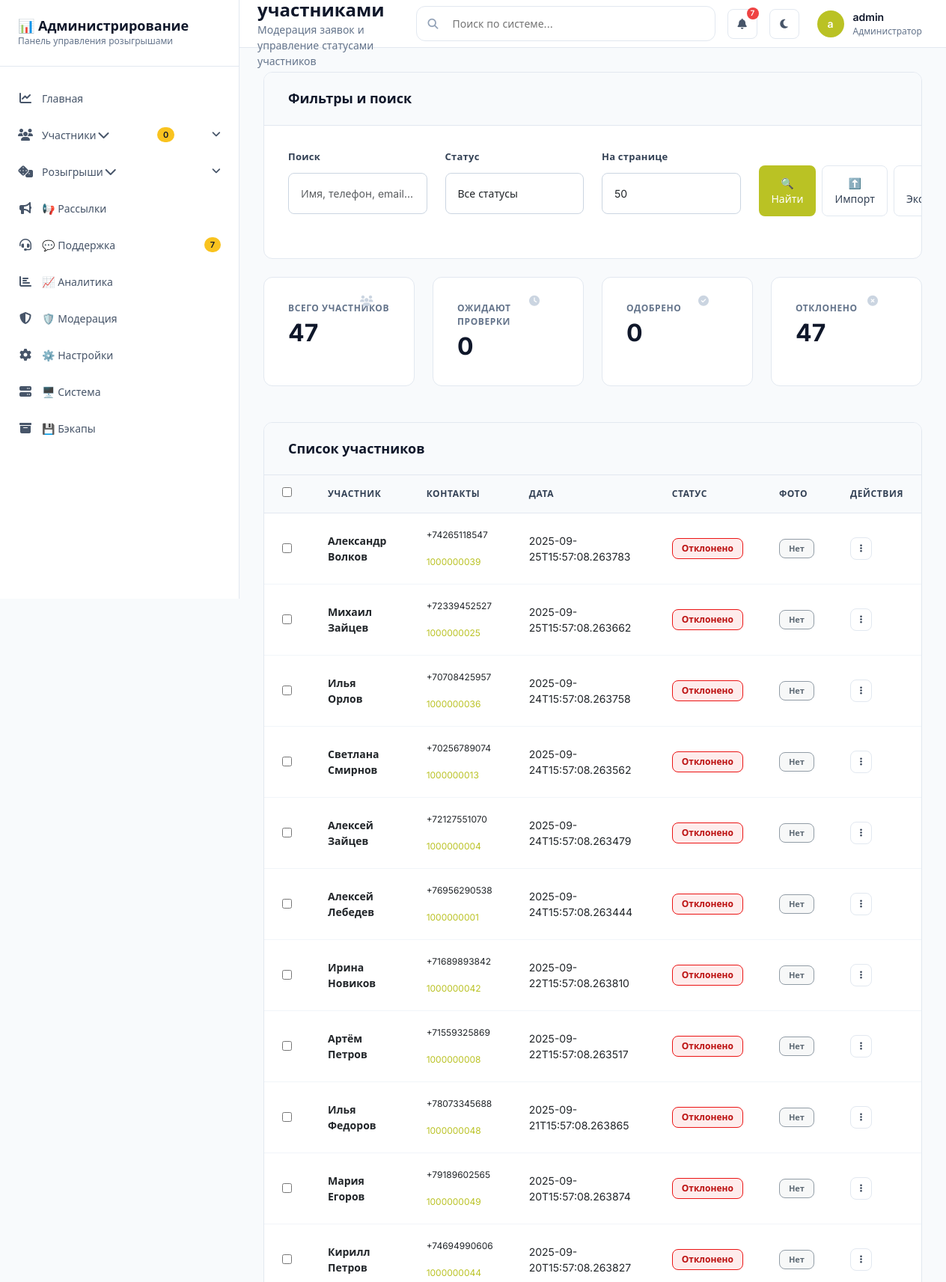
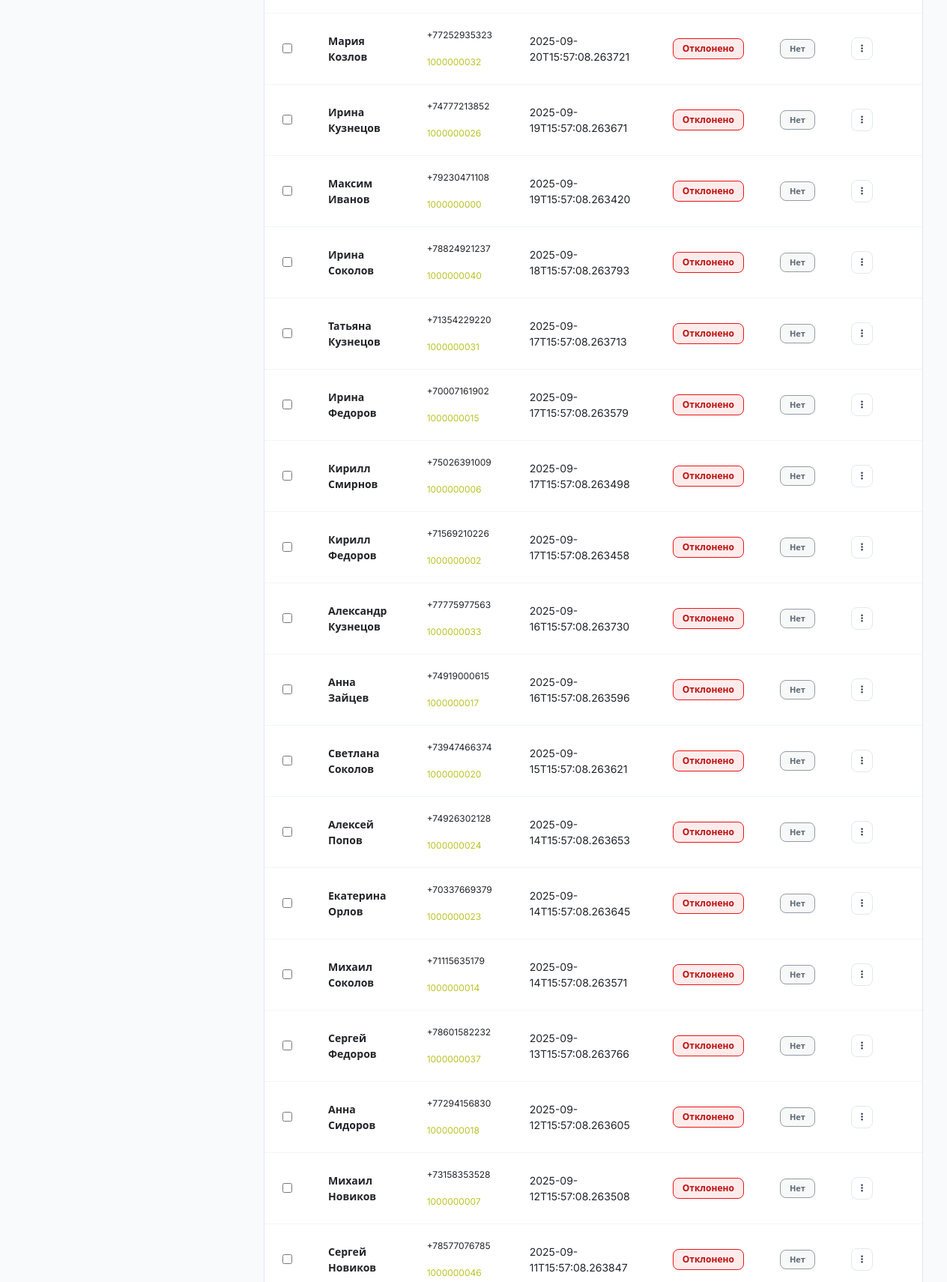
/admin/participants (signed in, upper part), run on the app's committed database (2 pictures, top to bottom).
### tables this page shows
CREATE TABLE participants (
        id INTEGER PRIMARY KEY AUTOINCREMENT,
        telegram_id BIGINT UNIQUE NOT NULL,
        username TEXT,
        full_name TEXT NOT NULL,
        phone_number TEXT UNIQUE NOT NULL,
        loyalty_card TEXT UNIQUE NOT NULL,
        photo_path TEXT,
        status TEXT DEFAULT 'pending',
        registration_date TIMESTAMP DEFAULT CURRENT_TIMESTAMP,
        updated_at TIMESTAMP
    , admin_notes TEXT);

### web/routes/admin.py (the view)
@admin_bp.route("/participants")
@login_required
def participants():
    page = request.args.get("page", 1, type=int)
    per_page = request.args.get("per_page", 50, type=int)
    status = request.args.get("status")
    search = request.args.get("search", "").strip()
    db = _get_admin_db()
    participants, total = db.list_participants(status=status, search=search, page=page, per_page=per_page)
    pages = (total + per_page - 1) // per_page
    raw_stats = db.get_statistics()
    stats = {
        "total_participants": raw_stats.get("total_participants", 0),
        "by_status": {
            "approved": raw_stats.get("approved_participants", 0),
            "pending": raw_stats.get("pending_participants", 0),
            "rejected": raw_stats.get("rejected_participants", 0),
        },
    }
    return render_template(
        "participants.html",
        participants=participants,
        total=total,
        page=page,
        pages=pages,
        per_page=per_page,
        current_status=status,
        search_query=search,
        stats=stats,
    )

### database/admin_queries.py (called while the page is built)
    def _connect(self) -> sqlite3.Connection:
        conn = sqlite3.connect(
            self.db_path,
            timeout=30.0,  # 30 second timeout
            isolation_level=None  # Autocommit mode for better performance
        )
        conn.row_factory = sqlite3.Row
        conn.execute("PRAGMA journal_mode=WAL")
        conn.execute("PRAGMA synchronous=NORMAL")
        conn.execute("PRAGMA cache_size=-64000")  # 64MB cache
        conn.execute("PRAGMA temp_store=MEMORY")
        conn.execute("PRAGMA mmap_size=268435456")  # 256MB mmap
        return conn

### web/routes/admin.py (called while the page is built)
def _get_admin_db() -> AdminDatabase:
    try:
        config = current_app.config
        db_path = config.get("DATABASE_PATH", "data/lottery_bot.sqlite")
        return AdminDatabase(db_path=db_path)
    except Exception as e:
        current_app.logger.error(f"Failed to connect to admin database: {e}")
        raise

### web/templates/participants.html (shortened to what this page needs)
{% extends "base.html" %}
{% block page_subtitle %}Модерация заявок и управление статусами участников{% endblock %}
{% block content %}
<div class="card mb-6">
    <div class="card-header">
        <h2 class="card-title">Фильтры и поиск</h2>
    </div>
    <div class="card-body">
        <form method="GET" class="grid grid-cols-4 gap-4">
            <div class="form-group">
                <label class="form-label">Поиск</label>
                <input type="text" class="form-control" name="search"
                       value="{{ search_query or '' }}" placeholder="Имя, телефон, email...">
            </div>
            <div class="form-group">
                <label class="form-label">Статус</label>
                <select name="status" class="form-control">
                    <option value="">Все статусы</option>
                </select>
            </div>
            <div class="form-group">
                <label class="form-label">На странице</label>
                <select name="per_page" class="form-control">
                    <option value="50" selected>50</option>
                </select>
            </div>
            <div class="form-group d-flex align-items-end">
                <button type="submit" class="btn btn-primary">🔍 Найти</button>
                <button type="button" class="btn btn-outline ms-2" data-bs-toggle="modal" data-bs-target="#importModal">⬆️ Импорт</button>
                <a class="btn btn-outline ms-2" href="{{ url_for('admin.export_participants', status=current_status) }}">⬇️ Экспорт</a>
            </div>
        </form>
    </div>
</div>
<div class="grid grid-cols-4 gap-4 mb-6">
    <div class="card metric-card hover-elevate">
        <div class="card-body">
            <div class="metric-title">Всего участников</div>
            <div class="metric-value">{{ total or 0 }}</div>
            <i class="fas fa-users metric-icon"></i>
        </div>
    </div>
    <div class="card metric-card hover-elevate">
        <div class="card-body">
            <div class="metric-title">Ожидают проверки</div>
            <div class="metric-value">{{ (stats.by_status.get('pending', 0) if stats and stats.by_status else 0) }}</div>
            <i class="fas fa-clock metric-icon"></i>
        </div>
    </div>
    <div class="card metric-card hover-elevate">
        <div class="card-body">
            <div class="metric-title">Одобрено</div>
            <div class="metric-value">{{ (stats.by_status.get('approved', 0) if stats and stats.by_status else 0) }}</div>
            <i class="fas fa-check-circle metric-icon"></i>
        </div>
    </div>
    <div class="card metric-card hover-elevate">
        <div class="card-body">
            <div class="metric-title">Отклонено</div>
            <div class="metric-value">{{ (stats.by_status.get('rejected', 0) if stats and stats.by_status else 0) }}</div>
            <i class="fas fa-times-circle metric-icon"></i>
        </div>
    </div>
</div>
<div class="card">
    <div class="card-header">
        <h2 class="card-title">Список участников</h2>
    </div>
    <div class="card-body p-0">
        <div class="table-responsive">
            <table class="data-table">
                <thead>
                    <tr>
                        <th style="width: 40px;"><input type="checkbox" id="select-all"></th>
                        <th>Участник</th>
                        <th>Контакты</th>
                        <th>Дата</th>
                        <th>Статус</th>
                        <th>Фото</th>
                        <th>Действия</th>
                    </tr>
                </thead>
                <tbody>
                    {% for p in participants %}
                    <tr>
                        <td><input type="checkbox" class="row-select" value="{{ p.id }}"></td>
                        <td>
                            <div style="font-weight: 600;">{{ p.full_name or p.name or 'Не указано' }}</div>
                        </td>
                        <td>
                            <div style="font-size: 12px;">
                                {{ p.phone_number or p.phone }}<br>
                                {{ p.email }}<br>
                                <span style="color: var(--color-primary);">{{ p.telegram_id }}</span>
                            </div>
                        </td>
                        <td>{{ p.registration_date or p.created_at }}</td>
                        <td>
                            <span class="status-badge status-{{ p.status }}">
                                {% if p.status == 'pending' %}Ожидает
                                {% elif p.status == 'approved' %}Одобрено
                                {% elif p.status == 'rejected' %}Отклонено
                                {% else %}{{ p.status }}{% endif %}
                            </span>
                        </td>
                        <td>
                            {% if p.photo_path %}
                                <div class="d-flex align-items-center">
                                    <img src="{{ url_for('admin.serve_upload', filename=p.photo_path.split('/')[-1]) }}"
                                         alt="Фото"
                                         class="photo-preview me-2"
                                         style="width: 32px; height: 32px; object-fit: cover; border-radius: 4px; cursor: pointer;"
                                         data-bs-toggle="modal"
                                         data-bs-target="#photoModal"
                                         data-photo-src="{{ url_for('admin.serve_upload', filename=p.photo_path.split('/')[-1]) }}"
                                         onclick="showPhotoModal(this)">
                                    <span class="status-badge status-approved" style="font-size: 11px;">Есть</span>
                                </div>
                            {% else %}
                                <span class="status-badge status-archived" style="font-size: 11px;">Нет</span>
                            {% endif %}
                        </td>
                        <td>
                            <div class="dropdown">
                                <button class="btn btn-sm btn-outline" data-bs-toggle="dropdown">
                                    <i class="fas fa-ellipsis-v"></i>
                                </button>
                            </div>
                        </td>
                    </tr>
                    {% else %}
                    <tr>
                        <td colspan="7" class="text-center text-muted">Нет участников по выбранным условиям</td>
                    </tr>
                    {% endfor %}
                </tbody>
            </table>
        </div>
    </div>
</div>
{% endblock %}

### data on the page
participants: full_name "Александр Волков", phone_number "+74265118547", telegram_id "1000000039", registration_date "2025-09-25T15:57:08.263783", status "Отклонено"
participants: full_name "Михаил Зайцев", phone_number "+72339452527", telegram_id "1000000025", registration_date "2025-09-25T15:57:08.263662", status "Отклонено"
participants: full_name "Илья Орлов", phone_number "+70708425957", telegram_id "1000000036", registration_date "2025-09-24T15:57:08.263758", status "Отклонено"
participants: full_name "Светлана Смирнов", phone_number "+70256789074", telegram_id "1000000013", registration_date "2025-09-24T15:57:08.263562", status "Отклонено"
participants: full_name "Алексей Зайцев", phone_number "+72127551070", telegram_id "1000000004", registration_date "2025-09-24T15:57:08.263479", status "Отклонено"
participants: full_name "Алексей Лебедев", phone_number "+76956290538", telegram_id "1000000001", registration_date "2025-09-24T15:57:08.263444", status "Отклонено"
participants: full_name "Ирина Новиков", phone_number "+71689893842", telegram_id "1000000042", registration_date "2025-09-22T15:57:08.263810", status "Отклонено"
participants: full_name "Артём Петров", phone_number "+71559325869", telegram_id "1000000008", registration_date "2025-09-22T15:57:08.263517", status "Отклонено"
participants: full_name "Илья Федоров", phone_number "+78073345688", telegram_id "1000000048", registration_date "2025-09-21T15:57:08.263865", status "Отклонено"
participants: full_name "Мария Егоров", phone_number "+79189602565", telegram_id "1000000049", registration_date "2025-09-20T15:57:08.263874", status "Отклонено"
participants: full_name "Кирилл Петров", phone_number "+74694990606", telegram_id "1000000044", registration_date "2025-09-20T15:57:08.263827", status "Отклонено"
participants: full_name "Мария Козлов", phone_number "+77252935323", telegram_id "1000000032", registration_date "2025-09-20T15:57:08.263721", status "Отклонено"
participants: full_name "Ирина Кузнецов", phone_number "+74777213852", telegram_id "1000000026", registration_date "2025-09-19T15:57:08.263671", status "Отклонено"
participants: full_name "Максим Иванов", phone_number "+79230471108", telegram_id "1000000000", registration_date "2025-09-19T15:57:08.263420", status "Отклонено"
participants: full_name "Ирина Соколов", phone_number "+78824921237", telegram_id "1000000040", registration_date "2025-09-18T15:57:08.263793", status "Отклонено"
participants: full_name "Татьяна Кузнецов", phone_number "+71354229220", telegram_id "1000000031", registration_date "2025-09-17T15:57:08.263713", status "Отклонено"
participants: full_name "Ирина Федоров", phone_number "+70007161902", telegram_id "1000000015", registration_date "2025-09-17T15:57:08.263579", status "Отклонено"
participants: full_name "Кирилл Смирнов", phone_number "+75026391009", telegram_id "1000000006", registration_date "2025-09-17T15:57:08.263498", status "Отклонено"
participants: full_name "Кирилл Федоров", phone_number "+71569210226", telegram_id "1000000002", registration_date "2025-09-17T15:57:08.263458", status "Отклонено"
participants: full_name "Александр Кузнецов", phone_number "+77775977563", telegram_id "1000000033", registration_date "2025-09-16T15:57:08.263730", status "Отклонено"
participants: full_name "Анна Зайцев", phone_number "+74919000615", telegram_id "1000000017", registration_date "2025-09-16T15:57:08.263596", status "Отклонено"
participants: full_name "Светлана Соколов", phone_number "+73947466374", telegram_id "1000000020", registration_date "2025-09-15T15:57:08.263621", status "Отклонено"
participants: full_name "Алексей Попов", phone_number "+74926302128", telegram_id "1000000024", registration_date "2025-09-14T15:57:08.263653", status "Отклонено"
participants: full_name "Екатерина Орлов", phone_number "+70337669379", telegram_id "1000000023", registration_date "2025-09-14T15:57:08.263645", status "Отклонено"
participants: full_name "Михаил Соколов", phone_number "+71115635179", telegram_id "1000000014", registration_date "2025-09-14T15:57:08.263571", status "Отклонено"
participants: full_name "Сергей Федоров", phone_number "+78601582232", telegram_id "1000000037", registration_date "2025-09-13T15:57:08.263766", status "Отклонено"
participants: full_name "Анна Сидоров", phone_number "+77294156830", telegram_id "1000000018", registration_date "2025-09-12T15:57:08.263605", status "Отклонено"
participants: full_name "Михаил Новиков", phone_number "+73158353528", telegram_id "1000000007", registration_date "2025-09-12T15:57:08.263508", status "Отклонено"
participants: full_name "Сергей Новиков", phone_number "+78577076785", telegram_id "1000000046", registration_date "2025-09-11T15:57:08.263847", status "Отклонено"

### other printed values
{{ current_user.username[0] if current_user.is_authenticated else 'A' }} "a"
{{ current_user.username if current_user.is_authenticated else 'Админ' }} "admin"
{{ total or 0 }} "47"
